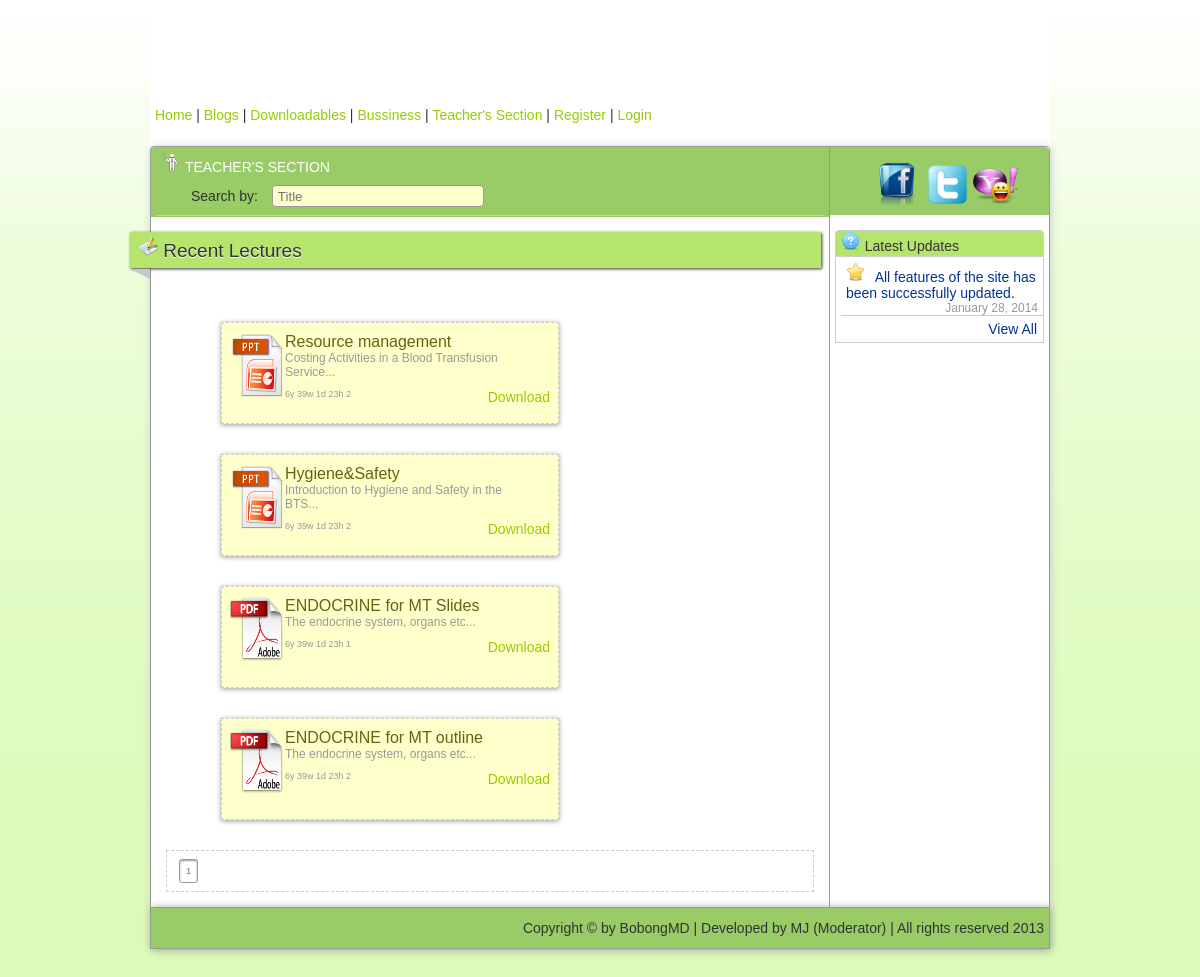
Screenshot of /a_teacherSec.php with the database file from the repository.
### tables this page shows
CREATE TABLE IF NOT EXISTS `teachersec` (
  `id` varchar(15) NOT NULL,
  `TIT` varchar(255) NOT NULL,
  `DESK` text NOT NULL,
  `CAT` int(1) NOT NULL,
  `CatPic` varchar(255) NOT NULL,
  `LINK` varchar(255) NOT NULL,
  `ST` int(1) NOT NULL,
  `TS` timestamp NOT NULL DEFAULT CURRENT_TIMESTAMP ON UPDATE CURRENT_TIMESTAMP,
  PRIMARY KEY (`id`)
);

### db_con.php (called while the page is built, shortened)
<?php
function time_elapsed($secs)
{
	$bit	= array(
			'y'		=> $secs / 31556926 % 12,
			'w'		=> $secs / 604800 % 52,
			'd'		=> $secs / 86400 % 7,
			'h'		=> $secs / 3600 % 24,
			'm'		=> $secs / 60 % 60,
			's'		=> $secs % 60
			);
	foreach($bit as $k => $v)
		if($v > 0) $ret[] = $v . $k;
	return @join(' ', $ret);
}
?>

### a_teacherSec.php (the view, shortened to what this page needs)
<?php
require('db_con.php');
?>
<?php include 'header.php'; ?>
<form action="#" method="post" enctype="multipart/form-data">
<td width="686" valign="top" align="left">
	<div class="left" style="height:70px; background-color: #9C6;">
        <div class="left" style="border-bottom: 1px solid #CCC; height:68px; margin-right: 5px;">
        <span class="okw"><img src="images/icons/teacher.png" width="20" height="20" style="margin-top: 5px;" />&nbsp;TEACHER'S SECTION</span>
            <div class="left" style="margin-left: 25px; margin-top: 10px;">Search by:
                <span class="left" style="margin-left: 5px; margin-top: 10px;">
                  <input type="text" name="txtSearch" onKeyUp="showLecHome(this.value)" class="SearchBox" placeholder="Title" />
                </span>
            </div>
        </div>
    </div>
    <div class="center" style="margin-top: 15px; margin-right: 5px; width: 97%;">
    	 <div class="left" style=" border-top-left-radius: 0.3em; border-top-right-radius: 0.3em; ">
             <div class="header_arrow">
                <span class="left">
                    <img src="images/icons/desktop.png" width="20" height="20" style="margin-top: 2px;" />&nbsp;Recent Lectures</span>
                    <span class="arrow">
                </span>
             </div>
         </div>
         <div class="center" style="margin-top: 8px; margin-bottom: 15px;">
         </div>
         <div id="txtHint" class="left" style=" margin-top: 15px; margin-bottom: 15px;">
           	<?php
			$per_page	= 5;
			$query	= mysql_query(" SELECT COUNT(`id`) FROM `teachersec` WHERE ST = '1' ")
			or die(mysql_error());
			$pages	= ceil(mysql_result($query, 0) / $per_page);
			$page	= ( isset( $_GET['page']))  ? (int)$_GET['page'] : 1;
			$start	= ($page - 1) * $per_page;
			$query2 	= mysql_query(" SELECT *
										FROM `teachersec`
										WHERE ST = '1'
										ORDER BY id DESC LIMIT ".$start.", ".$per_page." ")
			or die(mysql_error());
			while($row	= mysql_fetch_array($query2))
			{
				$r_id		= $row['id'];
				$r_Title	= $row['TIT'];
				$r_DESC		= $row['DESK'];
				$r_CatPic	= $row['CatPic'];
				$r_TS		= $row['TS'];
				$r_LINK		= "a_ts_dload.php?id=".$r_id."";
				$now	= time();
				$past	= strtotime($r_TS);
				$table.="
				<table width='100%' border='0' cellspacing='0' cellpadding='0'>
				<tr>
            	<td valign='top' align='left'>
				<div class='LectureWrap2'>
                		<div style='float:left;'><img src='".$r_CatPic."' width='55' height='65' /></div>
                        <div style='padding-right: 15px;'><h5>".$r_Title."</h5></div>
                        <div style=''><span class='s_normal'><p style='padding-right: 15px;'>".substr($r_DESC, 0, 80)."...</p></span></div>
                        <div style=''>
							<span class='ss_normal'>".substr(time_elapsed($now-$past), 0, 15)."</span>
							<div style='float:right'><a href='".$r_LINK."' title='Download this file'>Download</a></div>
						</div>
                </div>
				    </td>
            	</tr>
				</table>
				";
			}
			echo $table;
			?>
         </div>
    </div>
    <div class="pagination" style="margin: 2px 15px 15px;">
		<?php
		if($pages >= 1 && $page <= $pages)
		{
			for ($x = 1; $x <= $pages; $x++)
			{
				echo ($x == $page) ? '<b><a id="onLink" href="?page='.$x.'">'.$x.'</a></b> ' :  '<a href="?page='.$x.'">'.$x.'</a> ';
			}
		}
		?>
    </div>
</td>
<td width="224" valign="top" align="center" style="border-left:1px solid #999;">
	<div class="right" style="height: 68px;  background-color: #9C6; border-top-right-radius: 0.3em;">
    	<table width="100%" border="0" cellspacing="0" cellpadding="0">
          <tr>
            <td>
            <div style=" margin-top: 5px; margin-left: 25px;">
           		<?php include('followlinks.php'); ?>
            </div>
            </td>
            <td class="a"><div style=" margin-top: 5px;"><span class="okb">&nbsp;</span></div></td>
          </tr>
        </table>
    </div>
    <div style="margin-top: 15px; margin-left: 5px; margin-right: 5px; margin-bottom: 15px;">
        	<div class="left" style=" height: 25px; border: 1px solid #CCC; border-top-left-radius: 0.3em; border-top-right-radius: 0.3em;
            background-color:#b6e56d">
            	<img src="images/icons/toolbar-icons/help.png"  width="20" height="20" />&nbsp;Latest Updates
            </div>
            <div class="left" style="padding-top: 5px; padding-bottom: 5px;
            border-left:1px solid #CCC;  border-right:1px solid #CCC; border-bottom: 1px solid #CCC;">
            	<div class="left">
            	<img src="images/icons/toolbar-icons/star.png" width="20" height="20" />&nbsp;
                <a class="button" href="">All features of the site has been successfully updated.</a>
                </div>
                <div class="right" style="border-bottom:1px solid #CCC; margin-bottom: 5px;"><span class="s_normal">January 28, 2014</span></div>
                <div class="right"><a class="button" href="">View All</a></div>
            </div>
     </div>
</td>
</form>
<?php include 'footer.php'; ?>

### header.php (shortened to what this page needs)
<!DOCTYPE html PUBLIC "-//W3C//DTD XHTML 1.0 Transitional//EN" "http://www.w3.org/TR/xhtml1/DTD/xhtml1-transitional.dtd">
<html xmlns="http://www.w3.org/1999/xhtml">
<head>
</head>
<body background="images/btn/body_bg.png">
<center>
<table width="75%" style="background-color:#FFF; border-radius: 0.3em;" border="0" cellpadding="0" cellspacing="0">
	<tr>
    	<td height="145px" style="border-bottom: 1px solid #FFF;">
        	<?php include 'includes/menu.php'; ?>
        </td>
    </tr>
    <tr>
    	<td>
        	<table width="100%" style="background-color: #FFF; border-top: 1px solid #999; border-left: 1px solid #999; border-right:1px solid #999;
            border-top-right-radius: 0.3em; border-top-left-radius: 0.3em; box-shadow: 1px 1px 8px #CCC;" cellpadding="0" cellspacing="0">
            	<tr height="420" valign="top" align="left">

### includes/menu.php
<div class="left" style="margin-top: 85px;" >
    <a href="index.php">Home</a>		|
    <a href="blogs.php">Blogs</a>	|
    <a href="dloadables.php">Downloadables</a>	|
    <a href="business.php">Bussiness</a>	|
    <a href="a_teacherSec.php">Teacher's Section</a>	|
    <a href="register.php">Register</a>	|
    <a href="index.php">Login</a>
</div>

### followlinks.php
<div class="center" style="margin-top: 15px;">
	<a href="http://www.facebook.com/bobongmd"><img src="images/links/fb.png" width="45" height="45" title="Facebook"></a>
    <a href="http://www.twitter.com/bobongmd"><img src="images/links/twitter.png" width="45" height="45" title="Twitter"></a>
	<a href="http://www.yahoo.com/bobongmd"><img src="images/links/YM.png" width="45" height="45" title="Email"></a>
</div>

### footer.php
                </tr>
			</table>
		</td>
	</tr>
    <tr>
    	<td height="40" style="background-color:#9C6; border:1px solid #999; box-shadow: 1px 1px 8px #999;">
        <div class="right">Copyright &copy; by <a class="linkFooter" href="">BobongMD</a>  | Developed by
        <a class="linkFooter" href="">MJ (Moderator)</a> | All rights reserved 2013</div></td>
    </tr>
</table>
</body>
</html>

### includes/styles.css (style rules this page uses)
* { margin:0px; padding:0px; }
a { text-decoration: none; color: #9C0; font-size: 14px; }
.linkFooter { color: #333; height: 25px; cursor: pointer }
body { font-family: "Trebuchet MS", Arial, Helvetica, sans-serif; font-size: 14px; margin-bottom: 35px; background-repeat:repeat-x; color:#333; background-color:#dcfbb8; }
.okb { color:#00F; }
.okw { color:#FFF; }
.s_normal { font-size: 12px; color: #999; }
.ss_normal { font-size: 9px; color: #999; }
p { margin: 0 0 10px 0; padding:0; }
h1, h2, h3, h4 ,h5 ,h6 { color: #252323; font-weight: normal; }
h5 { font-size: 16px; margin: 0 15px 0 5px; padding: 0; color: #606711; }
.center { text-align: center; }
.left { text-align:left; padding-left: 5px; }
.right { text-align: right; padding-right: 5px; }
.SearchBox { border: 1px solid #999; border-radius: 0.3em; padding:5px; text-align:left; height: 10px; width: 200px; background-color: #FFC; color:#333; }
.button { border: 1px solid #FFF; text-align:left; color: #039; height: 25px; background-color:#FFF; border-radius: 0.3em; cursor: pointer; }
.header_arrow { background: #b6e56d; background: -moz-linear-gradient(top, #e3e3e3, #c8c8c8); background: -webkit-gradient(linear, left top, left bottombottom, from(#e3e3e3), to(#c8c8c8)); padding: 3px; margin-left: -26px; margin-top: 0; position: relative; width: 105%; height: 30px; -moz-box-shadow: 1px 1px 3px #333; -webkit-box-shadow: 1px 1px 3px #333; box-shadow: 1px 1px 3px #333; font-size: 19px; text-align:left; color: #333; text-shadow: 0 1px 0 #FFF; }
.arrow { width: 0; height: 0; line-height: 0; border-left: 20px solid transparent; border-top: 10px solid #c8c8c8; top: 104%; left: 0; position: absolute; }
.pagination { padding: 15px 10px; border: 1px dashed #CCC; }
.pagination a { font-size: 9px; text-decoration: none; color:#009; border: 1px solid #999; padding: 6px; border-radius: 0.3em; margin: 0 2px; }
.pagination a#onLink { box-shadow: inset 0 1px 2px #999; color: #999; }
.LectureWrap2 { border: 1px dashed #CCC; background-color:#FFC; padding: 10px 8px; width: 320px; height: 80px; margin: 15px 65px 15px; box-shadow: 0 1px 5px #999; }

### rows the page displays
teachersec: CatPic (picture), TIT "Resource management", DESK "Costing Activities in a Blood Transfusion Service", substr(time_elapsed($now-$past),0,15) "6y 39w 1d 23h 2"
teachersec: CatPic (picture), TIT "Hygiene&Safety", DESK "Introduction to Hygiene and Safety in the BTS", substr(time_elapsed($now-$past),0,15) "6y 39w 1d 23h 2"
teachersec: CatPic (picture), TIT "ENDOCRINE for MT Slides", DESK "The endocrine system, organs etc", substr(time_elapsed($now-$past),0,15) "6y 39w 1d 23h 1"
teachersec: CatPic (picture), TIT "ENDOCRINE for MT outline", DESK "The endocrine system, organs etc", substr(time_elapsed($now-$past),0,15) "6y 39w 1d 23h 2"
